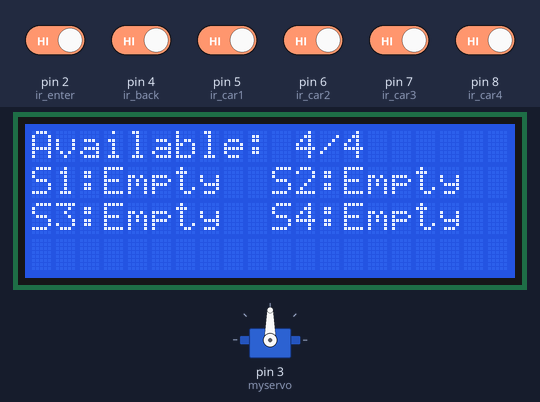
A sketch run on a simulated Arduino Uno, built with avr-gcc and run on an emulated ATmega328P. On the bench: servo, 20×4 character LCD. The inputs (shaded band) are chosen by the test bench; at power-on: pin 2 (ir_enter), pin 4 (ir_back), pin 5 (ir_car1), pin 6 (ir_car2), pin 7 (ir_car3), pin 8 (ir_car4) HIGH.

Above: at 3.3 s.
3.4 s: pin 2 (ir_enter) driven LOW
At 4.1 s:
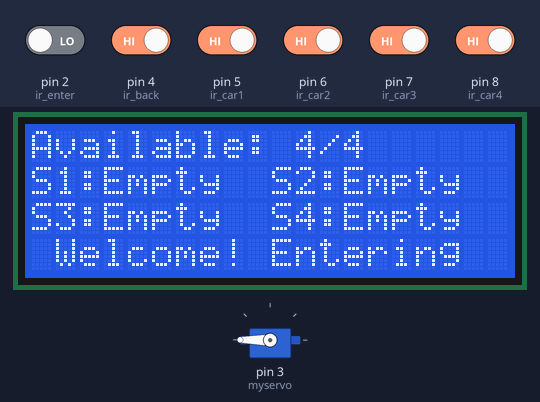
6.4 s: pin 5 (ir_car1) driven LOW
At 6.9 s:
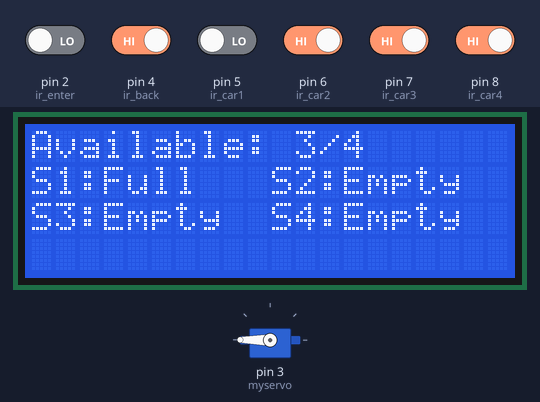
9.4 s: pin 4 (ir_back) driven LOW
At 10.2 s:
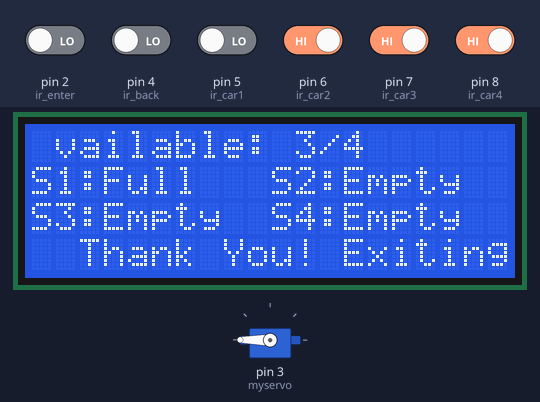
10.9 s: pin 6 (ir_car2) driven LOW
At 13.3 s:
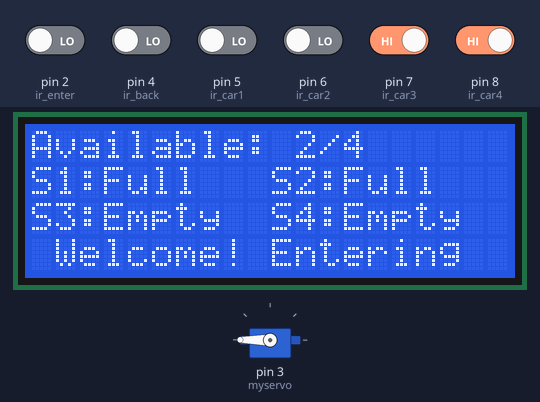
13.9 s: pin 4 (ir_back) driven HIGH
At 15.5 s:
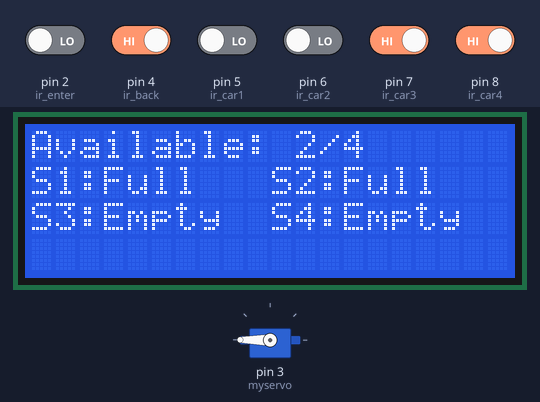
16.2 s: pin 7 (ir_car3) driven LOW
At 16.6 s:
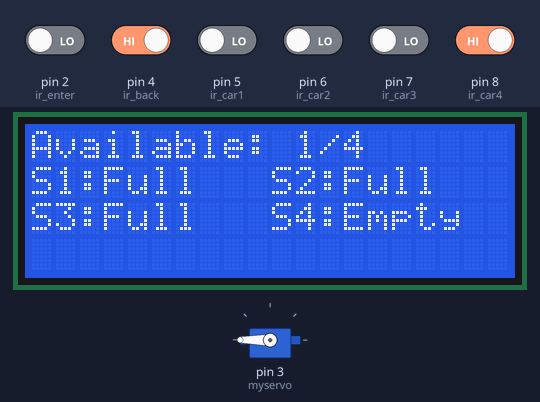
Timing chart, 0 to 18.7 s (numbered marks = the images above; inputs shaded):
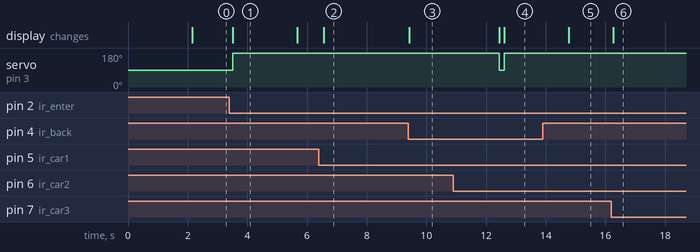

The sketch:

AurdinoCodeYoutube.ino
```cpp
#include <Servo.h>
#include <Wire.h>
#include <LiquidCrystal_I2C.h>

// Initialize LCD with I2C address 0x27, 20 columns and 4 rows
LiquidCrystal_I2C lcd(0x27, 20, 4);

Servo myservo;

// IR sensor pins
#define ir_enter 2
#define ir_back  4
#define ir_car1  5
#define ir_car2  6
#define ir_car3  7
#define ir_car4  8

// Sensor states and flags
int s1 = 0, s2 = 0, s3 = 0, s4 = 0;
int flag1 = 0, flag2 = 0;  // Fixed missing comma
int totalSlots = 4;
int availableSlots = 4;

void setup() {
  Serial.begin(9600);

  // Set pin modes
  pinMode(ir_car1, INPUT);
  pinMode(ir_car2, INPUT);
  pinMode(ir_car3, INPUT);
  pinMode(ir_car4, INPUT);
  pinMode(ir_enter, INPUT);
  pinMode(ir_back, INPUT);

  // Servo initialization
  myservo.attach(3);
  myservo.write(90);  // Initial position (closed)

  // LCD initialization
  lcd.init();
  lcd.backlight();
  lcd.setCursor(0, 1);
  lcd.print("   Car Parking   ");
  lcd.setCursor(0, 2);
  lcd.print("     System      ");
  delay(2000);
  lcd.clear();

  // Initial sensor reading
  updateSensorStates();
  updateSlotCount();
}

void loop() {
  updateSensorStates();
  updateSlotCount();

  displayStatus();

  handleEntry();
  handleExit();

  delay(100);  // Small delay to reduce CPU usage
}

void updateSensorStates() {
  s1 = !digitalRead(ir_car1);  // Inverted logic if IR sensors are active-low
  s2 = !digitalRead(ir_car2);
  s3 = !digitalRead(ir_car3);
  s4 = !digitalRead(ir_car4);
}

void updateSlotCount() {
  int occupiedSlots = s1 + s2 + s3 + s4;
  availableSlots = totalSlots - occupiedSlots;
}

void displayStatus() {
  lcd.clear();

  // Display available slots
  lcd.setCursor(0, 0);
  lcd.print("Available: ");
  lcd.print(availableSlots);
  lcd.print("/");
  lcd.print(totalSlots);

  // Display slot status
  lcd.setCursor(0, 1);
  lcd.print("S1:");
  lcd.print(s1 ? "Full " : "Empty");

  lcd.setCursor(10, 1);
  lcd.print("S2:");
  lcd.print(s2 ? "Full " : "Empty");

  lcd.setCursor(0, 2);
  lcd.print("S3:");
  lcd.print(s3 ? "Full " : "Empty");

  lcd.setCursor(10, 2);
  lcd.print("S4:");
  lcd.print(s4 ? "Full " : "Empty");
}

void handleEntry() {
  if (!digitalRead(ir_enter) && flag1 == 0) {
    if (availableSlots > 0) {
      flag1 = 1;
      myservo.write(180);  // Open gate
      lcd.setCursor(0, 3);
      lcd.print(" Welcome! Entering ");
      delay(2000);
    } else {
      lcd.setCursor(0, 3);
      lcd.print("  Parking Full!   ");
      delay(1500);
    }
  }
}

void handleExit() {
  if (!digitalRead(ir_back) && flag2 == 0) {
    flag2 = 1;
    myservo.write(180);  // Open gate
    lcd.setCursor(0, 3);
    lcd.print("  Thank You! Exiting ");
    delay(2000);
  }

  // Reset gate if both flags are set
  if (flag1 == 1 && flag2 == 1) {
    delay(1000);
    myservo.write(90);  // Close gate
    flag1 = 0;
    flag2 = 0;
    lcd.setCursor(0, 3);
    lcd.print("                    ");
  }
}
```

Measured:
- after the input at 3.4 s, servo on pin 3 (myservo): 90° → 180° after 0.11 s; the display: changes after 0.11 s (image 1)
- after the input at 6.4 s, the display: changes after 0.16 s (image 2)
- after the input at 9.4 s, the display: changes at once (image 3)
- after the input at 10.9 s, the display: first differs from a run without the input after 1.7 s (image 4)
- after the input at 13.9 s, the display: changes after 0.86 s (image 5)
- after the input at 16.2 s, the display: changes after 0.06 s (image 6)
- what the display in image 1 shows lasts 2.2 s, from 3.5 s to 5.7 s
